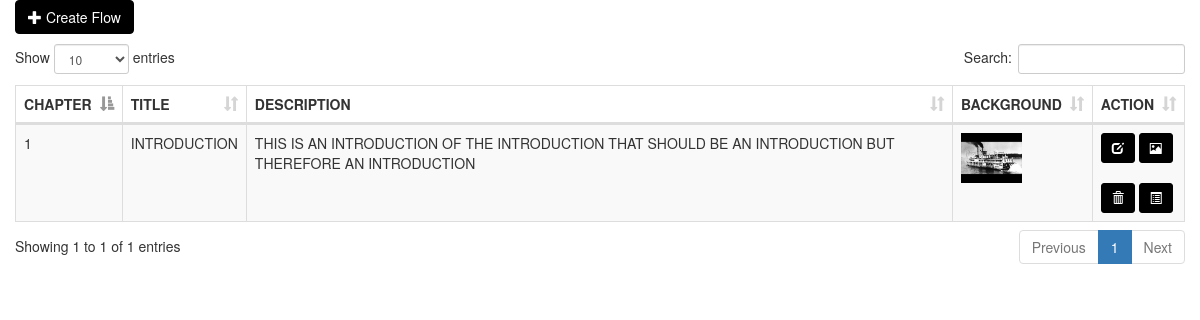
Screenshot of /ADMIN/game/flow.php?chap_id=1 with the database file from the repository.
### tables this page shows
CREATE TABLE `flow` (
  `flow_id` int(11) NOT NULL,
  `chap_id` int(11) NOT NULL,
  `title` varchar(250) NOT NULL,
  `description` text NOT NULL,
  `photo` text NOT NULL
);

### ADMIN/game/flow.php (the view, shortened to what this page needs)
<?php
	$chap_id = $_GET['chap_id'];
?>
<!DOCTYPE html>
<html>
<head>
	<link rel="stylesheet" type="text/css" href="bootstrap/css/bootstrap.min.css">
	<link rel="stylesheet" type="text/css" href="datatable/dataTable.bootstrap.min.css">
</head>
<body>
<div class="container">
	<div class="row">
		<div class="col-sm-12">
			<div class="row">
				<a href="#addflow" data-toggle="modal" class="btn btn-primary" style="background-color:black; border-color:black;"><span class="glyphicon glyphicon-plus"></span> Create Flow</a>
			</div>
			<div class="height10">
			</div>
			<div class="row">
				<table id="myTable" class="table table-bordered table-striped">
					<thead>
						<th>CHAPTER</th>
						<th>TITLE</th>
						<th>DESCRIPTION</th>
						<th>BACKGROUND</th>
						<th>ACTION</th>
					</thead>
					<tbody>
						<?php
							include_once('../../connection/connection.php');
							$sql = "SELECT * FROM flow WHERE chap_id = '$chap_id'";
							$query = $conn->query($sql);
							while($row = $query->fetch_assoc()){
								echo
								"<tr>
									<td>".$row['chap_id']."</td>
									<td>".$row['title']."</td>
									<td>".$row['description']."</td>
									<td><img src='".$row['photo']."' style='width:50%; height:50px;'></td>
									<td>
										<a href='#editflow_".$row['flow_id']."' class='btn btn-success btn-sm' data-toggle='modal'  style='background-color:black; border-color:black;'><span class='glyphicon glyphicon-edit'></span></a>
										<a href='#editflowbackground_".$row['flow_id']."' class='btn btn-success btn-sm' data-toggle='modal'  style='background-color:black; border-color:black;'><span class='glyphicon glyphicon-picture'></span></a><br><br>
										<a href='#deleteflow_".$row['flow_id']."' class='btn btn-danger btn-sm' data-toggle='modal' style='background-color:black; border-color:black;'><span class='glyphicon glyphicon-trash'></span></a>
										<a href='flow_question.php?chap_id=".$row['chap_id']."&flow_id=".$row['flow_id']."' class='btn btn-success btn-sm' style='background-color:black; border-color:black;'><span class='	glyphicon glyphicon-list-alt'></span></a>
									</td>
								</tr>";
							}
						?>
					</tbody>
				</table>
			</div>
		</div>
	</div>
</div>
</body>
</html>

### ADMIN/game/flow.php (style rules this page uses)
.height10 { height:10px; }

### rows the page displays
flow: chap "1", title "INTRODUCTION", description "THIS IS AN INTRODUCTION OF THE INTRODUCTION THAT SHOULD BE AN INTRODUCTION BUT THEREFORE AN INTRODUCTION", photo (picture)
